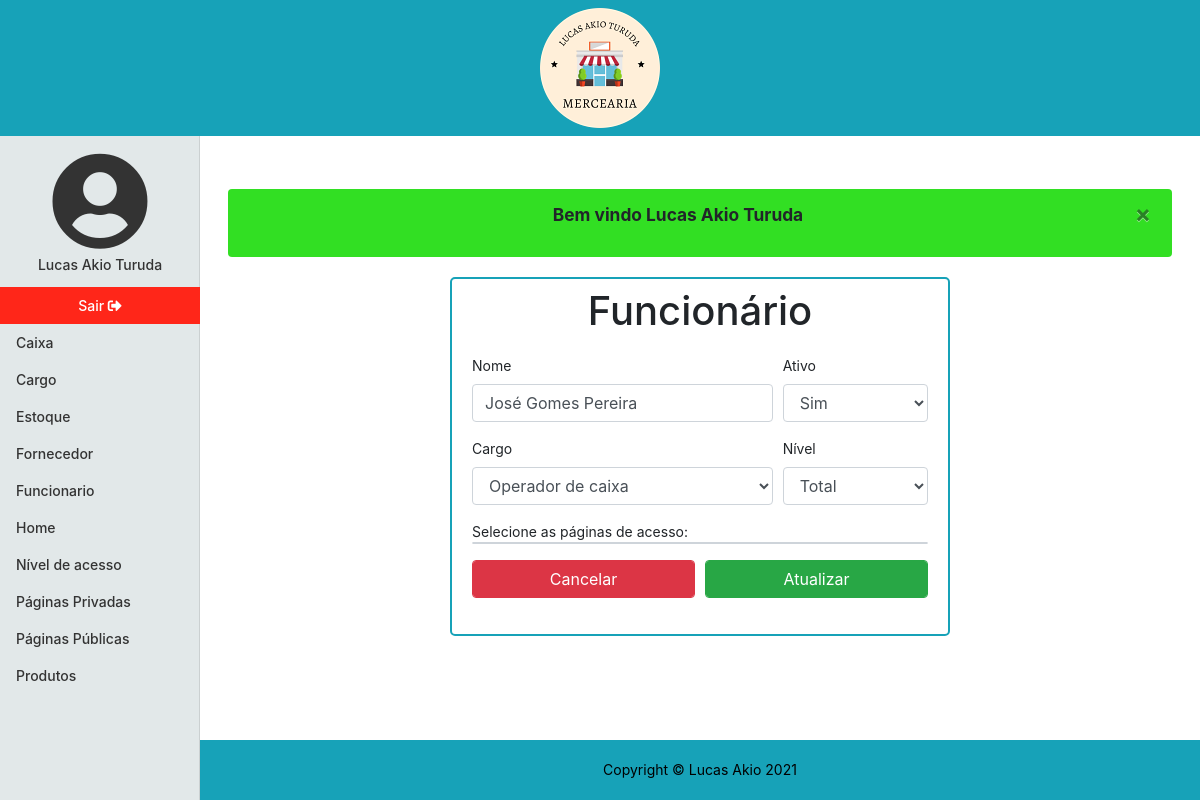
The page /funcionario/editar/&id=2 (signed in) on the database as committed earlier.
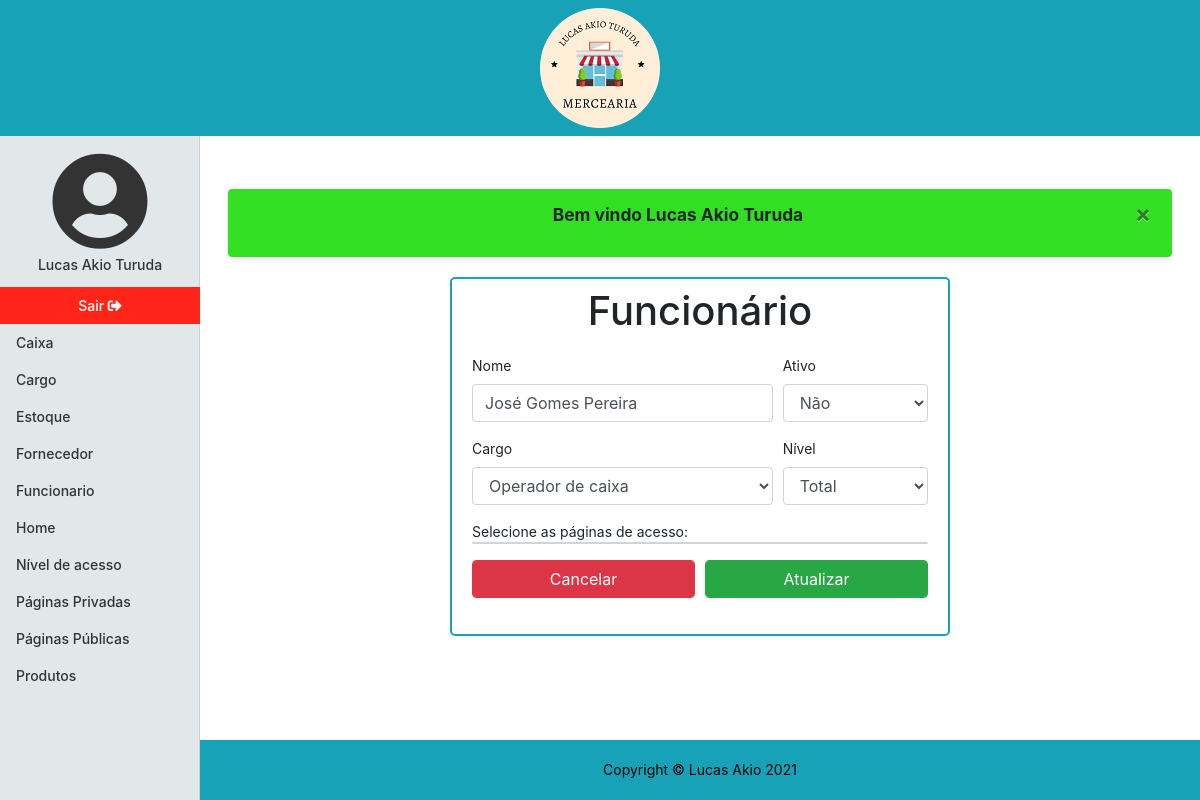
The same page on the database as committed later.
### tables this page shows
CREATE TABLE `funcionario` (
  `id` int NOT NULL AUTO_INCREMENT,
  `nome` varchar(70) NOT NULL,
  `cargo_id` int NOT NULL,
  `nivel_id` int NOT NULL,
  `credencial` varchar(20) NOT NULL,
  `senha` varchar(256) NOT NULL,
  `ativo` tinyint(1) NOT NULL DEFAULT '1',
  `dt_registro` datetime NOT NULL,
  PRIMARY KEY (`id`,`cargo_id`,`nivel_id`),
  UNIQUE KEY `credencial_UNIQUE` (`credencial`),
  KEY `fk_funcionario_cargo_idx` (`cargo_id`) /*!80000 INVISIBLE */,
  KEY `fk_funcionario_nivel_idx` (`nivel_id`),
  CONSTRAINT `fk_funcionario_cargo` FOREIGN KEY (`cargo_id`) REFERENCES `cargo` (`id`),
  CONSTRAINT `fk_funcionario_nivel` FOREIGN KEY (`nivel_id`) REFERENCES `nivel` (`id`) ON DELETE RESTRICT ON UPDATE RESTRICT
);

CREATE TABLE `cargo` (
  `id` int NOT NULL AUTO_INCREMENT,
  `nome` varchar(45) NOT NULL,
  PRIMARY KEY (`id`)
);

CREATE TABLE `nivel` (
  `id` int NOT NULL AUTO_INCREMENT,
  `nome` varchar(7) NOT NULL,
  PRIMARY KEY (`id`),
  UNIQUE KEY `nome_UNIQUE` (`nome`)
);

### core/ConfigController.php (called while the page is built, shortened)
<?php
class ConfigController
{
    private string $urlMetodo;
    public function __construct()
    {
        if(!empty(filter_input(INPUT_GET,"url",FILTER_SANITIZE_URL)))
        {
            $this->url = filter_input(INPUT_GET,"url",FILTER_SANITIZE_URL);
            $this->urlDividida = explode('/',$this->url,);
            if(isset($this->urlDividida[1]) && !empty($this->urlDividida[1]))
            {
                $this->urlMetodo = $this->urlDividida[1];
            }
            else{
                $this->urlMetodo = "index";
            }
        }
        else{
            $this->urlController = "login";
            $this->urlMetodo = "index";
        }
    }
    public function carregar()
    {
        $metodo = $this->urlMetodo;
        $pagina = new $classe();
        $pagina->$metodo();
    }
}
?>

### index.php (called while the page is built, shortened)
<?php
$url = new Core\ConfigController();
$url->carregar();
?>

### app/Model/Model.php (called while the page is built, shortened)
<?php
class Model extends Conexao
{
    protected $conn;
    private $resultado;
    function __construct()
    {
        $this->conn = parent::conectar();
    }
    final protected function projetarExpecifico($query,$parametros = array(), bool $unico = true)
    {
        $this->query = $this->conn->prepare($query);
        $this->parametros($this->query,$parametros);
        $this->query->execute();
        if($unico){
            $this->resultado = $this->query->fetch(PDO::FETCH_ASSOC);
        }
        else{
            $this->resultado = $this->query->fetchAll(PDO::FETCH_ASSOC);
        }
        return $this->resultado;
    }
    private function parametros($query,$parametros = array()): void
    {
        foreach($parametros as $parametro => $valor)
        {
            $this->valoresParam($query,$parametro,$valor);
        }
    }
    private function valoresParam($query,$parametro,$valor): void
    {
        $query->bindParam(":$parametro",$valor);
    }
}
?>

### app/Model/Conexao.php (called while the page is built, shortened)
<?php
class Conexao
{
   private $bdType = "mysql";
   private $host = "localhost";
   private $user = "root";
   private $password = "root";
   private $port = 3306;
   private $bdname = "mercearia";
   protected function conectar()
   {
       try{
            $con = new PDO($this->bdType.':host='.$this->host.';port='.$this->port.';dbname='.$this->bdname, $this->user, $this->password);
            $con->setAttribute(PDO::ATTR_ERRMODE, PDO::ERRMODE_EXCEPTION);
            return $con;
       }
       catch(PDOException $e)
       {
           $alerta = new \App\Model\Alerta();
           $msg= $alerta->alertaFalha("Não foi possivel realizar uma conexão com o site, tente novamente!");
           $_SESSION['msg'] = $msg;
            header("Location:". URL . "paginaInvalida/index");
            exit();
       }
   }
}

### app/Model/Funcionario.php (called while the page is built, shortened)
<?php
class Funcionario extends Model
{
    public function editar($id): array
    {
        $funcionario = parent::projetarExpecifico(
           "SELECT f.id, f.nome, f.cargo_id, c.nome AS cargo, f.nivel_id, n.nome AS nivel, f.ativo
            FROM funcionario f
            INNER JOIN cargo c
            ON f.cargo_id = c.id
            INNER JOIN nivel n
            ON f.nivel_id = n.id
            WHERE f.id = :id LIMIT 1",
            $id,
            false
        );
        if (!empty($funcionario)) {
            return $funcionario;
        }
        exit();
    }
}

### app/View/funcionario/editar.php (the view, shortened to what the changed rows need)
<!DOCTYPE html>
<html lang="pt-br">
<head>
    <link rel="stylesheet" href="https://cdn.jsdelivr.net/npm/bootstrap@4.6.0/dist/css/bootstrap.min.css">
    <link href="<?php echo URL; ?>app/Assets/css/mercearia.css" rel="stylesheet">
    <link href="<?php echo URL; ?>app/Assets/fontawesome/css/all.css" rel="stylesheet">
</head>
<?php
include_once "app/View/include/header.php";
?>
<div class="container-fluid">
    <div class="row">
        <?php
        include_once "app/View/include/menulateral.php";
        ?>
        <div class="col-md-9 ml-auto col-lg-10 principal">
            <main role="main" class="m-2">
                <?php
                if (isset($_SESSION['msg'])) {
                    echo $_SESSION['msg'];
                }
                $funcionario = $this->dados[0];
                ?>
                <div id="form-atualizar">
                    <h1 class="text-center mt-2">Funcionário</h1>
                    <form action="<?php echo URL; ?>funcionario/atualizar" method="POST" id='form-atualizar-funcionario'>
                        <div class="form-row">
                            <div class="form-group col-8">
                                <label for="form_nome">Nome</label>
                                <input type="text" name="nome" class="form-control <?php echo isset($_SESSION['Erro_form']['nome']) ? 'is-invalid' : '' ?>" aria-describedby="serverNome" id="form-nome" value="<?php echo $funcionario['nome'] ?>">
                            </div>
                            <div class="form-group col-4">
                                <label for="form_ativo">Ativo</label>
                                <select name="ativo" class="form-control <?php echo isset($_SESSION['Erro_form']['ativo']) ? 'is-invalid' : '' ?>" aria-describedby="serverAtivo" id="form-ativo" required>
                                    <option value="1" <?php echo $funcionario['ativo'] == 1 ? "selected" : "" ?>>Sim</option>
                                    <option value="0" <?php echo $funcionario['ativo'] == 0 ? "selected" : "" ?>>Não</option>
                                </select>
                            </div>
                        </div>
                        <div class="form-row">
                            <div class="form-group col-8">
                                <label for="form_cargo">Cargo</label>
                                <select name="cargo_id" class="form-control<?php echo isset($_SESSION['Erro_form']['cargo_id']) ? 'is-invalid' : '' ?>" id="form-cargo" aria-describedby="serverCargo" required>
                                    <option value="<?php echo $funcionario['cargo_id'] ?>" id="option_padrao_cargo" selected><?php echo $funcionario['cargo'] ?></option>
                                </select>
                            </div>
                            <div class="form-group col-4">
                                <label for="form_nivel">Nível</label>
                                <select name="nivel_id" id="form-nivel" class="form-control <?php echo isset($_SESSION['Erro_form']['nivel_id']) ? 'is-invalid' : '' ?>" aria-describedby="serverNivel" required>
                                    <option value="<?php echo $funcionario['nivel_id'] ?>" id="option_padrao_nivel" selected><?php echo $funcionario['nivel'] ?></option>
                                </select>
                            </div>
                        </div>
                        <div class="form-row">
                            <div class="form-group col-12">
                                <label for="form-pg-privada-id" class="form-check-label">Selecione as páginas de acesso:</label>
                                <div id="form-pg-privada-id" class="form-check <?php echo isset($_SESSION['Erro_form']['pg_privada_id']) ? 'is-invalid' : '' ?>" aria-describedby="serverPg_privada">
                                </div>
                            </div>
                        </div>
                        <div class="form-row">
                            <div class="form-group col-6">
                                <a href="<?php echo URL ?>funcionario/index" class="form-control btn btn-danger">Cancelar</a>
                            </div>
                            <div class="form-group col-6">
                                <input type="submit" value="Atualizar" name="btn_atualizar" class="form-control btn btn-success">
                            </div>
                        </div>
                    </form>
                </div>
            </main>
            <?php
            include_once "app/View/include/footer.php";
            ?>
            </body>
</html

Rows that differ between the two databases and show on the page:
changed funcionario "José Gomes Pereira": ativo "Sim" → "Não"
